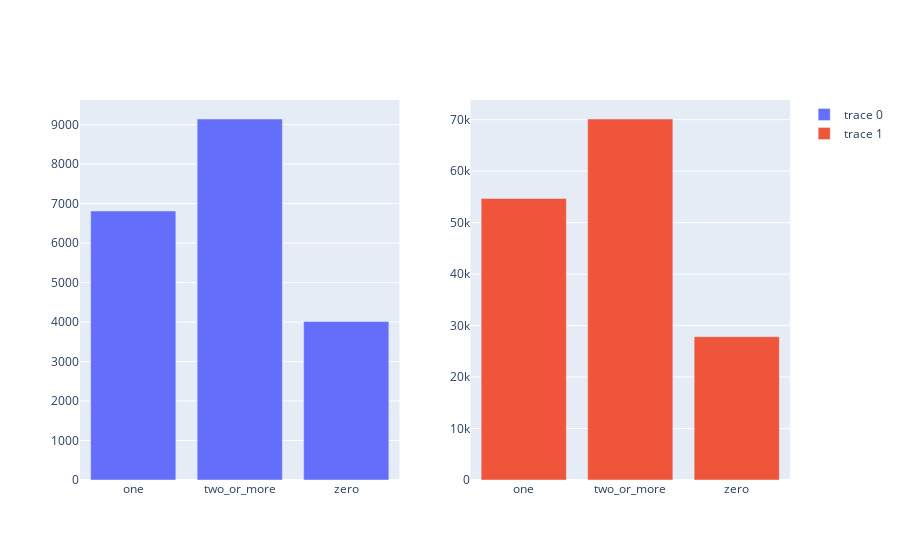

The notebook cell this image was saved under:
### Code cell
data_copy.groupby('stops').mean()
data_copy = data_copy.groupby(['stops','class']).mean().reset_index()
economy = data_copy[data_copy['class']=='Economy']
businesss = data_copy[data_copy['class']=='Business']
fig = make_subplots(rows=1,cols=2)
fig.add_trace(go.Bar(x = list(economy['stops']),y = economy['price']),row=1,col=1)
fig.add_trace(go.Bar(x = businesss['stops'],y = businesss['price']),row=1,col=2)

### Figure 1 — Plotly figure (JSON) as saved in the notebook; plotly's stock layout.template omitted (floating-point values rounded to 4 significant figures)
{"data": [{"type": "bar", "x": ["one", "two_or_more", "zero"], "xaxis": "x", "y": [6813.0, 9142.0, 4013.0], "yaxis": "y"}, {"type": "bar", "x": ["one", "two_or_more", "zero"], "xaxis": "x2", "y": [54690.0, 70130.0, 27850.0], "yaxis": "y2"}], "layout": {"xaxis": {"anchor": "y", "domain": [0, 0.45]}, "xaxis2": {"anchor": "y2", "domain": [0.55, 1]}, "yaxis": {"anchor": "x", "domain": [0, 1]}, "yaxis2": {"anchor": "x2", "domain": [0, 1]}}}
